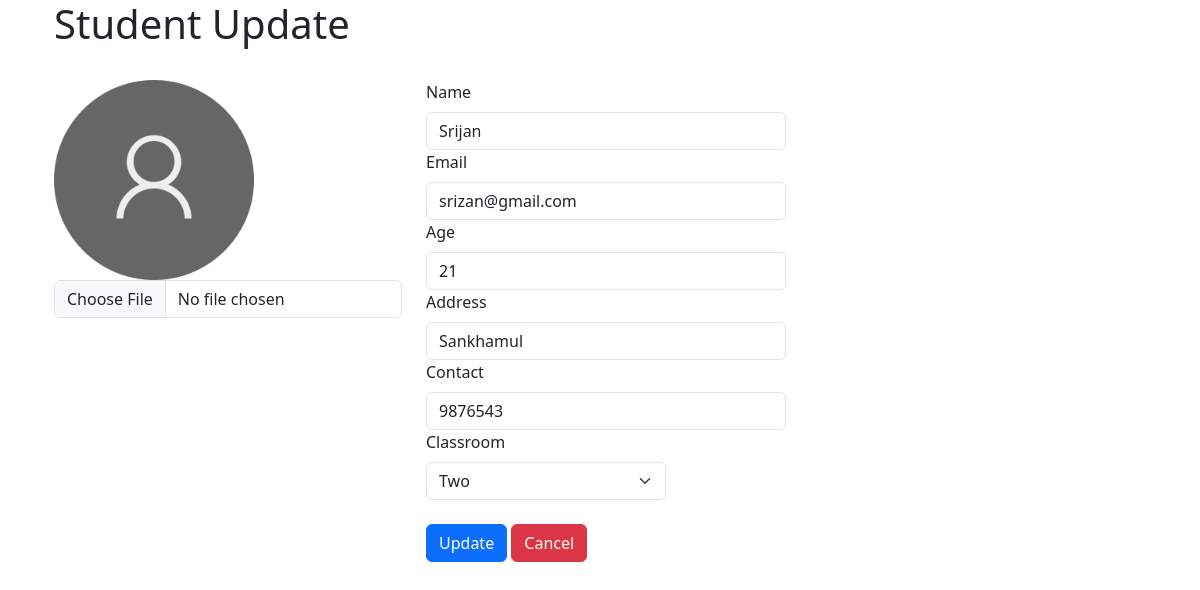
Screenshot of /student/update/5 with the database file from the repository.
### crud/models.py (models this page shows, shortened)
class Student(models.Model):
    name = models.CharField(max_length=20)
    email = models.EmailField()
    age = models.IntegerField()
    classroom = models.ForeignKey(Classroom, on_delete=models.CASCADE, related_name="classroomStudent")

class StudentProfile(models.Model):
    student = models.OneToOneField(Student,on_delete=models.CASCADE)
    picture = models.FileField(null=True, blank=True, upload_to="profilePicture")
    address = models.CharField(max_length=25)
    contact = models.CharField(max_length=15)

### crud/views.py (the view, shortened to what this page needs)
# urls.py: path("student/update/<int:id>",studentUpdate, name="studentUpdate"),
def studentUpdate(request:HttpRequest, id):
    StudentObject = Student.objects.get(id=id)
    classes = Classroom.objects.all()
    return render(request, "crud/studentUpdate.html", {"title":"Student Update", "student":StudentObject, "class":classes})

### crud/templates/crud/studentUpdate.html (shortened to what this page needs)
{% extends "crud/base.html" %} {%load static %} {% block content %}
<h1>{{title}}</h1>
<br>
  <form
    method="post"
    action="{%url 'studentUpdate' student.id%}"
    enctype="multipart/form-data"
  >
  <div class="row" >
    <div class="col-md-4">
      {% if student.studentprofile.picture%}
      <img src="{{student.studentprofile.picture.url}}" style="height: 200px" />
      {%else%}
      <img src="{%static 'crud/default.png'%}" style="height: 200px" />
      {%endif%} <br>
      <input type="file" name="pp" class="form-control" >
    </div>
    <div class="col-md-8">
        <div class="col-md-6">
            <label for="inputEmail4" class="form-label">Name</label>
            <input type="text" name="name" class="form-control" value="{{student.name}}">
          </div>
          <div class="col-md-6">
            <label for="inputPassword4" class="form-label">Email</label>
            <input type="email" name="email" class="form-control" value="{{student.email}}" >
          </div>
          <div class="col-6">
            <label for="inputAddress" class="form-label">Age</label>
            <input type="number" name="age" class="form-control" value="{{student.age}}">
          </div>
          <div class="col-6">
            <label for="inputAddress2" class="form-label">Address</label>
            <input type="text" class="form-control" name="address" value="{{student.studentprofile.address}}">
          </div>
          <div class="col-md-6">
            <label for="inputCity" class="form-label">Contact</label>
            <input type="text" class="form-control" name="contact" value="{{student.studentprofile.contact}}">
          </div>
          <div class="col-md-4">
            <label for="inputState" class="form-label">Classroom</label>
            <select id="inputState" class="form-select" name="classroomId">
            {%for class in class%}
            {%if class.id == student.classroom.id%}
            <option value = {{class.id}} selected>{{class.name}}</option>
            {%else%}
              <option value = {{class.id}}>{{class.name}}</option>
              {%endif%}
            {%endfor%}
            </select>
          </div>
          <br>
          <button type="submit" class="btn btn-primary">Update</button>
          <a href="{%url 'studentDetail' student.id %}" class="btn btn-danger">Cancel</a>
    </div>
</div>
  </form>
{% endblock%}

### rows the page displays
Student: name "Srijan", email "srizan@gmail.com", age "21", address "Sankhamul", contact "9876543"

### other values shown
form field classroomId "Two"
